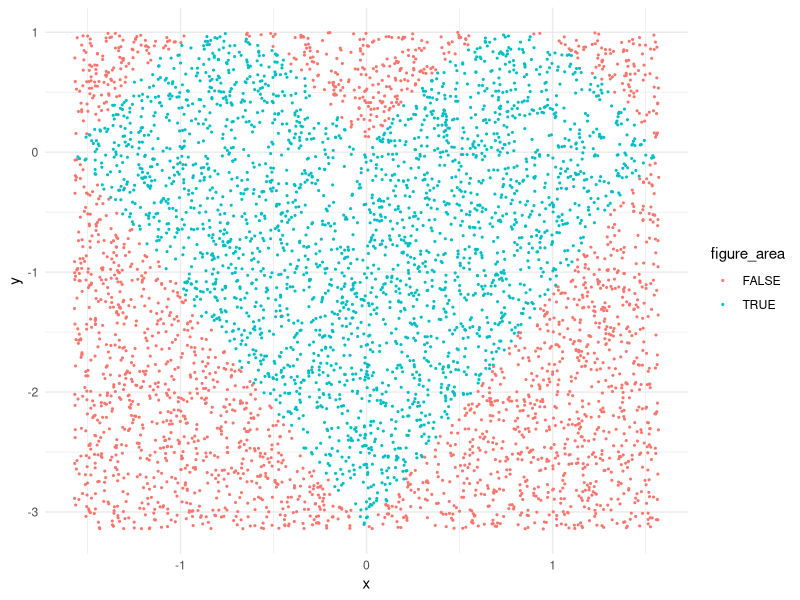

Here is the R script that generated this plot:
## ---- chunk 1
knitr::opts_chunk$set(echo = FALSE)
setwd('~/ITMO_EDUCATION/second_term/R')
library(ggplot2)
## ---- chunk 2
n_runs <- 5000
x = runif(n_runs, min = -pi/2, max = pi/2)
y = runif(n_runs, min = -pi, max = 1)
points <- data.frame(x,y)
head(points)
## ---- chunk 3
figure_area <- y >= 2*x-pi & y >= -2*x-pi & y <= sqrt(sin(2*x)^2)
## ---- chunk 4
ggplot(points) +
  geom_point(aes(x = x, y = y, color = figure_area), size = 0.4) +
  theme_minimal()
## ---- chunk 5
rect_area <- (pi/2 + pi/2) * (1 + pi)
ratio <- sum(figure_area)/n_runs
obj_area <- rect_area * ratio
obj_area
